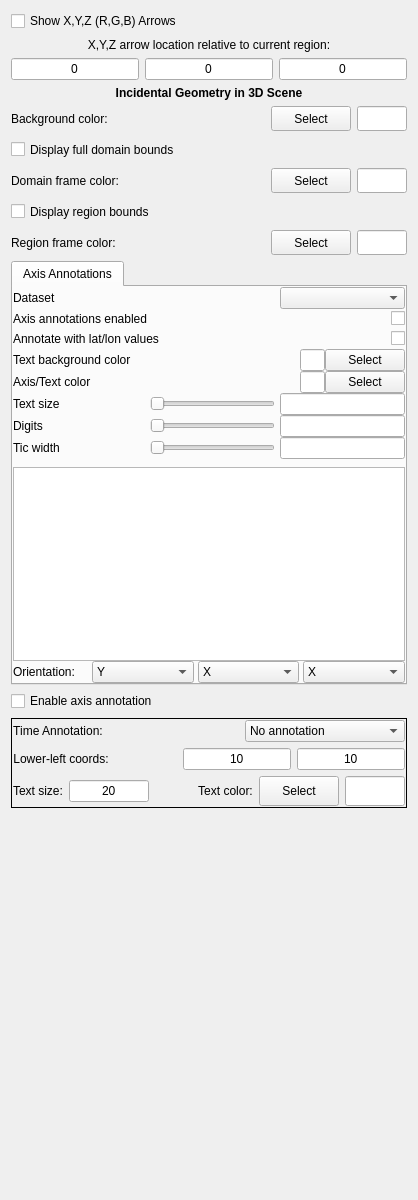
<?xml version="1.0" encoding="UTF-8"?>
<ui version="4.0">
 <class>vizFeaturesTab</class>
 <widget class="QWidget" name="vizFeaturesTab">
  <property name="geometry">
   <rect>
    <x>0</x>
    <y>0</y>
    <width>418</width>
    <height>1200</height>
   </rect>
  </property>
  <property name="minimumSize">
   <size>
    <width>418</width>
    <height>800</height>
   </size>
  </property>
  <property name="maximumSize">
   <size>
    <width>418</width>
    <height>1200</height>
   </size>
  </property>
  <property name="baseSize">
   <size>
    <width>415</width>
    <height>0</height>
   </size>
  </property>
  <property name="windowTitle">
   <string>Form1</string>
  </property>
  <property name="whatsThis">
   <string>&lt;html&gt;&lt;head/&gt;&lt;body&gt;&lt;p&gt;This panel specifies properties of each visualizer.  Additional information about this panel is available as a tooltip for each element.&lt;/p&gt;&lt;/body&gt;&lt;/html&gt;</string>
  </property>
  <layout class="QHBoxLayout" name="horizontalLayout_7">
   <item>
    <layout class="QVBoxLayout" name="verticalLayout_4">
     <property name="topMargin">
      <number>0</number>
     </property>
     <item>
      <layout class="QHBoxLayout">
       <item>
        <widget class="QCheckBox" name="axisArrowCheckbox">
         <property name="toolTip">
          <string>show colored X,Y,Z axes in scene</string>
         </property>
         <property name="text">
          <string>Show X,Y,Z (R,G,B) Arrows</string>
         </property>
        </widget>
       </item>
       <item>
        <spacer name="spacer21">
         <property name="orientation">
          <enum>Qt::Horizontal</enum>
         </property>
         <property name="sizeType">
          <enum>QSizePolicy::Expanding</enum>
         </property>
         <property name="sizeHint" stdset="0">
          <size>
           <width>81</width>
           <height>21</height>
          </size>
         </property>
        </spacer>
       </item>
      </layout>
     </item>
     <item>
      <widget class="QLabel" name="textLabel1_2">
       <property name="text">
        <string>X,Y,Z arrow location relative to current region:</string>
       </property>
       <property name="alignment">
        <set>Qt::AlignCenter</set>
       </property>
       <property name="wordWrap">
        <bool>false</bool>
       </property>
      </widget>
     </item>
     <item>
      <layout class="QHBoxLayout">
       <item>
        <widget class="QLineEdit" name="arrowXEdit">
         <property name="toolTip">
          <string>Specify x-coord of axis relative to region in [0,1]</string>
         </property>
         <property name="text">
          <string>0</string>
         </property>
         <property name="alignment">
          <set>Qt::AlignHCenter</set>
         </property>
        </widget>
       </item>
       <item>
        <widget class="QLineEdit" name="arrowYEdit">
         <property name="toolTip">
          <string>Specify y-coord of axis relative to region in [0,1]</string>
         </property>
         <property name="text">
          <string>0</string>
         </property>
         <property name="alignment">
          <set>Qt::AlignHCenter</set>
         </property>
        </widget>
       </item>
       <item>
        <widget class="QLineEdit" name="arrowZEdit">
         <property name="toolTip">
          <string>Specify z-coord of axis relative to region in [0,1]</string>
         </property>
         <property name="text">
          <string>0</string>
         </property>
         <property name="alignment">
          <set>Qt::AlignHCenter</set>
         </property>
        </widget>
       </item>
      </layout>
     </item>
     <item>
      <widget class="QLabel" name="textLabel2_2">
       <property name="text">
        <string>&lt;b&gt;Incidental Geometry in 3D Scene&lt;/b&gt;</string>
       </property>
       <property name="alignment">
        <set>Qt::AlignCenter</set>
       </property>
       <property name="wordWrap">
        <bool>true</bool>
       </property>
      </widget>
     </item>
     <item>
      <layout class="QHBoxLayout" name="_4">
       <item>
        <widget class="QLabel" name="textLabel2_3">
         <property name="minimumSize">
          <size>
           <width>150</width>
           <height>25</height>
          </size>
         </property>
         <property name="text">
          <string>Background color:</string>
         </property>
         <property name="alignment">
          <set>Qt::AlignLeading|Qt::AlignLeft|Qt::AlignVCenter</set>
         </property>
         <property name="wordWrap">
          <bool>false</bool>
         </property>
        </widget>
       </item>
       <item>
        <spacer name="spacer87">
         <property name="orientation">
          <enum>Qt::Horizontal</enum>
         </property>
         <property name="sizeType">
          <enum>QSizePolicy::Expanding</enum>
         </property>
         <property name="sizeHint" stdset="0">
          <size>
           <width>31</width>
           <height>21</height>
          </size>
         </property>
        </spacer>
       </item>
       <item>
        <widget class="QPushButton" name="backgroundColorButton">
         <property name="minimumSize">
          <size>
           <width>68</width>
           <height>25</height>
          </size>
         </property>
         <property name="toolTip">
          <string>Click to edit the background color</string>
         </property>
         <property name="text">
          <string>Select</string>
         </property>
         <property name="autoDefault">
          <bool>false</bool>
         </property>
        </widget>
       </item>
       <item>
        <widget class="QLineEdit" name="backgroundColorEdit">
         <property name="minimumSize">
          <size>
           <width>25</width>
           <height>25</height>
          </size>
         </property>
         <property name="maximumSize">
          <size>
           <width>50</width>
           <height>16777215</height>
          </size>
         </property>
         <property name="readOnly">
          <bool>true</bool>
         </property>
        </widget>
       </item>
      </layout>
     </item>
     <item>
      <layout class="QHBoxLayout" name="_5">
       <item>
        <widget class="QCheckBox" name="domainFrameCheckbox">
         <property name="minimumSize">
          <size>
           <width>0</width>
           <height>25</height>
          </size>
         </property>
         <property name="toolTip">
          <string>Turn on/off wireframe display of full data domain</string>
         </property>
         <property name="text">
          <string>Display full domain bounds</string>
         </property>
        </widget>
       </item>
       <item>
        <spacer name="spacer23">
         <property name="orientation">
          <enum>Qt::Horizontal</enum>
         </property>
         <property name="sizeType">
          <enum>QSizePolicy::Expanding</enum>
         </property>
         <property name="sizeHint" stdset="0">
          <size>
           <width>61</width>
           <height>20</height>
          </size>
         </property>
        </spacer>
       </item>
      </layout>
     </item>
     <item>
      <layout class="QHBoxLayout" name="_6">
       <item>
        <widget class="QLabel" name="textLabel2_2_2">
         <property name="minimumSize">
          <size>
           <width>150</width>
           <height>25</height>
          </size>
         </property>
         <property name="text">
          <string>Domain frame color:</string>
         </property>
         <property name="alignment">
          <set>Qt::AlignLeading|Qt::AlignLeft|Qt::AlignVCenter</set>
         </property>
         <property name="wordWrap">
          <bool>false</bool>
         </property>
         <property name="indent">
          <number>0</number>
         </property>
        </widget>
       </item>
       <item>
        <spacer name="spacer54">
         <property name="orientation">
          <enum>Qt::Horizontal</enum>
         </property>
         <property name="sizeType">
          <enum>QSizePolicy::Expanding</enum>
         </property>
         <property name="sizeHint" stdset="0">
          <size>
           <width>31</width>
           <height>20</height>
          </size>
         </property>
        </spacer>
       </item>
       <item>
        <widget class="QPushButton" name="domainColorButton">
         <property name="minimumSize">
          <size>
           <width>68</width>
           <height>25</height>
          </size>
         </property>
         <property name="toolTip">
          <string>click to specify color of domain frame</string>
         </property>
         <property name="text">
          <string>Select</string>
         </property>
         <property name="autoDefault">
          <bool>false</bool>
         </property>
        </widget>
       </item>
       <item>
        <widget class="QLineEdit" name="domainColorEdit">
         <property name="minimumSize">
          <size>
           <width>25</width>
           <height>25</height>
          </size>
         </property>
         <property name="maximumSize">
          <size>
           <width>50</width>
           <height>16777215</height>
          </size>
         </property>
         <property name="readOnly">
          <bool>true</bool>
         </property>
        </widget>
       </item>
      </layout>
     </item>
     <item>
      <layout class="QHBoxLayout" name="_7">
       <item>
        <widget class="QCheckBox" name="regionFrameCheckbox">
         <property name="minimumSize">
          <size>
           <width>0</width>
           <height>25</height>
          </size>
         </property>
         <property name="toolTip">
          <string>turn on/off wireframe display of current subregion</string>
         </property>
         <property name="text">
          <string>Display region bounds</string>
         </property>
        </widget>
       </item>
       <item>
        <spacer name="spacer25_4">
         <property name="orientation">
          <enum>Qt::Horizontal</enum>
         </property>
         <property name="sizeType">
          <enum>QSizePolicy::Expanding</enum>
         </property>
         <property name="sizeHint" stdset="0">
          <size>
           <width>81</width>
           <height>20</height>
          </size>
         </property>
        </spacer>
       </item>
      </layout>
     </item>
     <item>
      <layout class="QHBoxLayout" name="_8">
       <item>
        <widget class="QLabel" name="textLabel2_6">
         <property name="minimumSize">
          <size>
           <width>150</width>
           <height>25</height>
          </size>
         </property>
         <property name="text">
          <string>Region frame color:</string>
         </property>
         <property name="alignment">
          <set>Qt::AlignLeading|Qt::AlignLeft|Qt::AlignVCenter</set>
         </property>
         <property name="wordWrap">
          <bool>false</bool>
         </property>
         <property name="indent">
          <number>0</number>
         </property>
        </widget>
       </item>
       <item>
        <spacer name="spacer52">
         <property name="orientation">
          <enum>Qt::Horizontal</enum>
         </property>
         <property name="sizeType">
          <enum>QSizePolicy::Expanding</enum>
         </property>
         <property name="sizeHint" stdset="0">
          <size>
           <width>31</width>
           <height>20</height>
          </size>
         </property>
        </spacer>
       </item>
       <item>
        <widget class="QPushButton" name="regionColorButton">
         <property name="enabled">
          <bool>true</bool>
         </property>
         <property name="minimumSize">
          <size>
           <width>68</width>
           <height>25</height>
          </size>
         </property>
         <property name="toolTip">
          <string>Click to specify color of subregionframe</string>
         </property>
         <property name="text">
          <string>Select</string>
         </property>
         <property name="autoDefault">
          <bool>false</bool>
         </property>
        </widget>
       </item>
       <item>
        <widget class="QLineEdit" name="regionColorEdit">
         <property name="minimumSize">
          <size>
           <width>25</width>
           <height>25</height>
          </size>
         </property>
         <property name="maximumSize">
          <size>
           <width>50</width>
           <height>16777215</height>
          </size>
         </property>
         <property name="readOnly">
          <bool>true</bool>
         </property>
        </widget>
       </item>
      </layout>
     </item>
     <item>
      <widget class="QTabWidget" name="tabWidget">
       <property name="currentIndex">
        <number>0</number>
       </property>
       <widget class="QWidget" name="tab">
        <attribute name="title">
         <string>Axis Annotations</string>
        </attribute>
        <layout class="QVBoxLayout" name="verticalLayout">
         <property name="spacing">
          <number>0</number>
         </property>
         <property name="leftMargin">
          <number>0</number>
         </property>
         <property name="topMargin">
          <number>0</number>
         </property>
         <property name="rightMargin">
          <number>0</number>
         </property>
         <property name="bottomMargin">
          <number>0</number>
         </property>
         <item>
          <layout class="QHBoxLayout" name="horizontalLayout_3">
           <property name="spacing">
            <number>5</number>
           </property>
           <property name="topMargin">
            <number>0</number>
           </property>
           <item>
            <widget class="QLabel" name="label_8">
             <property name="text">
              <string>Dataset</string>
             </property>
            </widget>
           </item>
           <item>
            <spacer name="horizontalSpacer_7">
             <property name="orientation">
              <enum>Qt::Horizontal</enum>
             </property>
             <property name="sizeHint" stdset="0">
              <size>
               <width>40</width>
               <height>20</height>
              </size>
             </property>
            </spacer>
           </item>
           <item>
            <widget class="QComboBox" name="dataMgrSelectorCombo">
             <property name="minimumSize">
              <size>
               <width>125</width>
               <height>0</height>
              </size>
             </property>
             <property name="maximumSize">
              <size>
               <width>125</width>
               <height>16777215</height>
              </size>
             </property>
            </widget>
           </item>
          </layout>
         </item>
         <item>
          <layout class="QHBoxLayout" name="horizontalLayout">
           <property name="spacing">
            <number>0</number>
           </property>
           <property name="topMargin">
            <number>0</number>
           </property>
           <item>
            <widget class="QLabel" name="label">
             <property name="text">
              <string>Axis annotations enabled</string>
             </property>
            </widget>
           </item>
           <item>
            <spacer name="horizontalSpacer">
             <property name="orientation">
              <enum>Qt::Horizontal</enum>
             </property>
             <property name="sizeHint" stdset="0">
              <size>
               <width>40</width>
               <height>20</height>
              </size>
             </property>
            </spacer>
           </item>
           <item>
            <widget class="QCheckBox" name="axisAnnotationEnabledCheckbox">
             <property name="text">
              <string/>
             </property>
            </widget>
           </item>
          </layout>
         </item>
         <item>
          <layout class="QHBoxLayout" name="horizontalLayout_2">
           <property name="spacing">
            <number>0</number>
           </property>
           <property name="topMargin">
            <number>0</number>
           </property>
           <item>
            <widget class="QLabel" name="label_2">
             <property name="text">
              <string>Annotate with lat/lon values</string>
             </property>
            </widget>
           </item>
           <item>
            <spacer name="horizontalSpacer_2">
             <property name="orientation">
              <enum>Qt::Horizontal</enum>
             </property>
             <property name="sizeHint" stdset="0">
              <size>
               <width>40</width>
               <height>20</height>
              </size>
             </property>
            </spacer>
           </item>
           <item>
            <widget class="QCheckBox" name="latLonAnnotationCheckbox">
             <property name="text">
              <string/>
             </property>
            </widget>
           </item>
          </layout>
         </item>
         <item>
          <layout class="QHBoxLayout" name="horizontalLayout_4">
           <property name="spacing">
            <number>0</number>
           </property>
           <property name="topMargin">
            <number>0</number>
           </property>
           <item>
            <widget class="QLabel" name="label_9">
             <property name="text">
              <string>Text background color</string>
             </property>
            </widget>
           </item>
           <item>
            <spacer name="horizontalSpacer_8">
             <property name="orientation">
              <enum>Qt::Horizontal</enum>
             </property>
             <property name="sizeHint" stdset="0">
              <size>
               <width>40</width>
               <height>20</height>
              </size>
             </property>
            </spacer>
           </item>
           <item>
            <widget class="QLineEdit" name="axisTextBackgroundEdit">
             <property name="maximumSize">
              <size>
               <width>25</width>
               <height>16777215</height>
              </size>
             </property>
            </widget>
           </item>
           <item>
            <widget class="QPushButton" name="axisTextBackgroundButton">
             <property name="text">
              <string>Select</string>
             </property>
            </widget>
           </item>
          </layout>
         </item>
         <item>
          <layout class="QHBoxLayout" name="horizontalLayout_6">
           <property name="spacing">
            <number>0</number>
           </property>
           <property name="topMargin">
            <number>0</number>
           </property>
           <item>
            <widget class="QLabel" name="label_3">
             <property name="text">
              <string>Axis/Text color</string>
             </property>
            </widget>
           </item>
           <item>
            <spacer name="horizontalSpacer_3">
             <property name="orientation">
              <enum>Qt::Horizontal</enum>
             </property>
             <property name="sizeHint" stdset="0">
              <size>
               <width>40</width>
               <height>20</height>
              </size>
             </property>
            </spacer>
           </item>
           <item>
            <widget class="QLineEdit" name="axisColorEdit">
             <property name="maximumSize">
              <size>
               <width>25</width>
               <height>16777215</height>
              </size>
             </property>
            </widget>
           </item>
           <item>
            <widget class="QPushButton" name="axisColorButton">
             <property name="text">
              <string>Select</string>
             </property>
            </widget>
           </item>
          </layout>
         </item>
         <item>
          <layout class="QHBoxLayout" name="horizontalLayout_9">
           <property name="spacing">
            <number>5</number>
           </property>
           <property name="topMargin">
            <number>0</number>
           </property>
           <item>
            <widget class="QLabel" name="label_4">
             <property name="text">
              <string>Text size</string>
             </property>
            </widget>
           </item>
           <item>
            <spacer name="horizontalSpacer_4">
             <property name="orientation">
              <enum>Qt::Horizontal</enum>
             </property>
             <property name="sizeHint" stdset="0">
              <size>
               <width>40</width>
               <height>20</height>
              </size>
             </property>
            </spacer>
           </item>
           <item>
            <widget class="QSlider" name="axisTextSizeSlider">
             <property name="minimumSize">
              <size>
               <width>125</width>
               <height>0</height>
              </size>
             </property>
             <property name="maximumSize">
              <size>
               <width>125</width>
               <height>16777215</height>
              </size>
             </property>
             <property name="orientation">
              <enum>Qt::Horizontal</enum>
             </property>
            </widget>
           </item>
           <item>
            <widget class="QLineEdit" name="axisTextSizeEdit">
             <property name="minimumSize">
              <size>
               <width>125</width>
               <height>0</height>
              </size>
             </property>
             <property name="maximumSize">
              <size>
               <width>125</width>
               <height>16777215</height>
              </size>
             </property>
             <property name="layoutDirection">
              <enum>Qt::LeftToRight</enum>
             </property>
             <property name="alignment">
              <set>Qt::AlignCenter</set>
             </property>
            </widget>
           </item>
          </layout>
         </item>
         <item>
          <layout class="QHBoxLayout" name="horizontalLayout_10">
           <property name="spacing">
            <number>5</number>
           </property>
           <property name="topMargin">
            <number>0</number>
           </property>
           <item>
            <widget class="QLabel" name="label_5">
             <property name="text">
              <string>Digits</string>
             </property>
            </widget>
           </item>
           <item>
            <spacer name="horizontalSpacer_5">
             <property name="orientation">
              <enum>Qt::Horizontal</enum>
             </property>
             <property name="sizeHint" stdset="0">
              <size>
               <width>40</width>
               <height>20</height>
              </size>
             </property>
            </spacer>
           </item>
           <item>
            <widget class="QSlider" name="axisDigitsSlider">
             <property name="minimumSize">
              <size>
               <width>125</width>
               <height>0</height>
              </size>
             </property>
             <property name="maximumSize">
              <size>
               <width>125</width>
               <height>16777215</height>
              </size>
             </property>
             <property name="orientation">
              <enum>Qt::Horizontal</enum>
             </property>
            </widget>
           </item>
           <item>
            <widget class="QLineEdit" name="axisDigitsEdit">
             <property name="minimumSize">
              <size>
               <width>125</width>
               <height>0</height>
              </size>
             </property>
             <property name="maximumSize">
              <size>
               <width>125</width>
               <height>16777215</height>
              </size>
             </property>
             <property name="layoutDirection">
              <enum>Qt::LeftToRight</enum>
             </property>
             <property name="alignment">
              <set>Qt::AlignCenter</set>
             </property>
            </widget>
           </item>
          </layout>
         </item>
         <item>
          <layout class="QHBoxLayout" name="horizontalLayout_11">
           <property name="spacing">
            <number>5</number>
           </property>
           <property name="topMargin">
            <number>0</number>
           </property>
           <property name="bottomMargin">
            <number>8</number>
           </property>
           <item>
            <widget class="QLabel" name="label_6">
             <property name="text">
              <string>Tic width</string>
             </property>
            </widget>
           </item>
           <item>
            <spacer name="horizontalSpacer_6">
             <property name="orientation">
              <enum>Qt::Horizontal</enum>
             </property>
             <property name="sizeHint" stdset="0">
              <size>
               <width>40</width>
               <height>20</height>
              </size>
             </property>
            </spacer>
           </item>
           <item>
            <widget class="QSlider" name="ticWidthSlider">
             <property name="minimumSize">
              <size>
               <width>125</width>
               <height>0</height>
              </size>
             </property>
             <property name="maximumSize">
              <size>
               <width>125</width>
               <height>16777215</height>
              </size>
             </property>
             <property name="orientation">
              <enum>Qt::Horizontal</enum>
             </property>
            </widget>
           </item>
           <item>
            <widget class="QLineEdit" name="ticWidthEdit">
             <property name="minimumSize">
              <size>
               <width>125</width>
               <height>0</height>
              </size>
             </property>
             <property name="maximumSize">
              <size>
               <width>125</width>
               <height>16777215</height>
              </size>
             </property>
             <property name="layoutDirection">
              <enum>Qt::LeftToRight</enum>
             </property>
             <property name="alignment">
              <set>Qt::AlignCenter</set>
             </property>
            </widget>
           </item>
          </layout>
         </item>
         <item>
          <widget class="QTableWidget" name="axisAnnotationTable"/>
         </item>
         <item>
          <layout class="QHBoxLayout" name="horizontalLayout_8">
           <property name="spacing">
            <number>4</number>
           </property>
           <property name="topMargin">
            <number>0</number>
           </property>
           <item>
            <widget class="QLabel" name="label_7">
             <property name="minimumSize">
              <size>
               <width>75</width>
               <height>0</height>
              </size>
             </property>
             <property name="maximumSize">
              <size>
               <width>75</width>
               <height>16777215</height>
              </size>
             </property>
             <property name="text">
              <string>Orientation:</string>
             </property>
            </widget>
           </item>
           <item>
            <widget class="QComboBox" name="xTicOrientationCombo">
             <item>
              <property name="text">
               <string>Y</string>
              </property>
             </item>
             <item>
              <property name="text">
               <string>Z</string>
              </property>
             </item>
            </widget>
           </item>
           <item>
            <widget class="QComboBox" name="yTicOrientationCombo">
             <item>
              <property name="text">
               <string>X</string>
              </property>
             </item>
             <item>
              <property name="text">
               <string>Z</string>
              </property>
             </item>
            </widget>
           </item>
           <item>
            <widget class="QComboBox" name="zTicOrientationCombo">
             <item>
              <property name="text">
               <string>X</string>
              </property>
             </item>
             <item>
              <property name="text">
               <string>Y</string>
              </property>
             </item>
            </widget>
           </item>
          </layout>
         </item>
        </layout>
       </widget>
      </widget>
     </item>
     <item>
      <layout class="QHBoxLayout">
       <item>
        <widget class="QCheckBox" name="axisAnnotationCheckbox">
         <property name="toolTip">
          <string>Check to provide axes with coordinates and tic marks</string>
         </property>
         <property name="whatsThis">
          <string>Check this checkbox to provide coordinate axes and to specify how the axes will be marked and labelled.</string>
         </property>
         <property name="text">
          <string>Enable axis annotation</string>
         </property>
        </widget>
       </item>
       <item>
        <spacer name="spacer21_2">
         <property name="orientation">
          <enum>Qt::Horizontal</enum>
         </property>
         <property name="sizeType">
          <enum>QSizePolicy::Expanding</enum>
         </property>
         <property name="sizeHint" stdset="0">
          <size>
           <width>81</width>
           <height>21</height>
          </size>
         </property>
        </spacer>
       </item>
      </layout>
     </item>
     <item>
      <widget class="QFrame" name="timeframe">
       <property name="whatsThis">
        <string>Each frame of an animation can be identified with either the time step number or (with WRF data) the date/time stamp of the data in the image.</string>
       </property>
       <property name="frameShape">
        <enum>QFrame::Box</enum>
       </property>
       <property name="frameShadow">
        <enum>QFrame::Plain</enum>
       </property>
       <layout class="QHBoxLayout">
        <property name="spacing">
         <number>1</number>
        </property>
        <property name="leftMargin">
         <number>1</number>
        </property>
        <property name="topMargin">
         <number>1</number>
        </property>
        <property name="rightMargin">
         <number>1</number>
        </property>
        <property name="bottomMargin">
         <number>1</number>
        </property>
        <item>
         <layout class="QVBoxLayout">
          <item>
           <layout class="QHBoxLayout">
            <item>
             <widget class="QLabel" name="textLabel1_5">
              <property name="text">
               <string>Time Annotation:</string>
              </property>
              <property name="alignment">
               <set>Qt::AlignCenter</set>
              </property>
              <property name="wordWrap">
               <bool>false</bool>
              </property>
             </widget>
            </item>
            <item>
             <spacer name="spacer44">
              <property name="orientation">
               <enum>Qt::Horizontal</enum>
              </property>
              <property name="sizeType">
               <enum>QSizePolicy::Expanding</enum>
              </property>
              <property name="sizeHint" stdset="0">
               <size>
                <width>21</width>
                <height>20</height>
               </size>
              </property>
             </spacer>
            </item>
            <item>
             <widget class="QComboBox" name="timeCombo">
              <property name="sizePolicy">
               <sizepolicy hsizetype="MinimumExpanding" vsizetype="Fixed">
                <horstretch>0</horstretch>
                <verstretch>0</verstretch>
               </sizepolicy>
              </property>
              <property name="minimumSize">
               <size>
                <width>160</width>
                <height>0</height>
               </size>
              </property>
              <property name="toolTip">
               <string>specify time annotation type</string>
              </property>
              <property name="currentIndex">
               <number>0</number>
              </property>
              <property name="maxCount">
               <number>4</number>
              </property>
              <item>
               <property name="text">
                <string>No annotation</string>
               </property>
              </item>
              <item>
               <property name="text">
                <string>Time step number</string>
               </property>
              </item>
              <item>
               <property name="text">
                <string>User time</string>
               </property>
              </item>
              <item>
               <property name="text">
                <string>Formatted date/time</string>
               </property>
              </item>
             </widget>
            </item>
           </layout>
          </item>
          <item>
           <layout class="QHBoxLayout">
            <item>
             <widget class="QLabel" name="textLabel2_8">
              <property name="toolTip">
               <string>Specify lower-left coordinate of time annotation relative to visualizer size</string>
              </property>
              <property name="text">
               <string>Lower-left coords:</string>
              </property>
              <property name="alignment">
               <set>Qt::AlignCenter</set>
              </property>
              <property name="wordWrap">
               <bool>false</bool>
              </property>
             </widget>
            </item>
            <item>
             <spacer name="spacer45">
              <property name="orientation">
               <enum>Qt::Horizontal</enum>
              </property>
              <property name="sizeType">
               <enum>QSizePolicy::Expanding</enum>
              </property>
              <property name="sizeHint" stdset="0">
               <size>
                <width>20</width>
                <height>20</height>
               </size>
              </property>
             </spacer>
            </item>
            <item>
             <widget class="QLineEdit" name="timeLLXEdit">
              <property name="toolTip">
               <string>Specify lower-left coordinate of time annotation relative to visualizer size</string>
              </property>
              <property name="text">
               <string>10</string>
              </property>
              <property name="alignment">
               <set>Qt::AlignHCenter</set>
              </property>
             </widget>
            </item>
            <item>
             <widget class="QLineEdit" name="timeLLYEdit">
              <property name="toolTip">
               <string>Specify lower-left coordinate of time annotation relative to visualizer size</string>
              </property>
              <property name="text">
               <string>10</string>
              </property>
              <property name="alignment">
               <set>Qt::AlignHCenter</set>
              </property>
             </widget>
            </item>
           </layout>
          </item>
          <item>
           <layout class="QHBoxLayout">
            <item>
             <widget class="QLabel" name="textLabel2_7_2_5">
              <property name="text">
               <string>Text size:</string>
              </property>
              <property name="alignment">
               <set>Qt::AlignCenter</set>
              </property>
              <property name="wordWrap">
               <bool>false</bool>
              </property>
             </widget>
            </item>
            <item>
             <widget class="QLineEdit" name="timeSizeEdit">
              <property name="maximumSize">
               <size>
                <width>80</width>
                <height>16777215</height>
               </size>
              </property>
              <property name="toolTip">
               <string>Point size of time annotation</string>
              </property>
              <property name="text">
               <string>20</string>
              </property>
              <property name="alignment">
               <set>Qt::AlignHCenter</set>
              </property>
             </widget>
            </item>
            <item>
             <spacer name="spacer49">
              <property name="orientation">
               <enum>Qt::Horizontal</enum>
              </property>
              <property name="sizeType">
               <enum>QSizePolicy::Expanding</enum>
              </property>
              <property name="sizeHint" stdset="0">
               <size>
                <width>41</width>
                <height>20</height>
               </size>
              </property>
             </spacer>
            </item>
            <item>
             <widget class="QLabel" name="textLabel2_7_3">
              <property name="text">
               <string>Text color:</string>
              </property>
              <property name="alignment">
               <set>Qt::AlignCenter</set>
              </property>
              <property name="wordWrap">
               <bool>false</bool>
              </property>
             </widget>
            </item>
            <item>
             <widget class="QPushButton" name="timeColorButton">
              <property name="minimumSize">
               <size>
                <width>50</width>
                <height>30</height>
               </size>
              </property>
              <property name="maximumSize">
               <size>
                <width>100</width>
                <height>16777215</height>
               </size>
              </property>
              <property name="toolTip">
               <string>click to specify color of time annotation</string>
              </property>
              <property name="text">
               <string>Select</string>
              </property>
              <property name="autoDefault">
               <bool>false</bool>
              </property>
             </widget>
            </item>
            <item>
             <widget class="QLineEdit" name="timeColorEdit">
              <property name="minimumSize">
               <size>
                <width>40</width>
                <height>30</height>
               </size>
              </property>
              <property name="maximumSize">
               <size>
                <width>60</width>
                <height>16777215</height>
               </size>
              </property>
              <property name="readOnly">
               <bool>true</bool>
              </property>
             </widget>
            </item>
           </layout>
          </item>
         </layout>
        </item>
       </layout>
      </widget>
     </item>
     <item>
      <spacer name="spacer13">
       <property name="orientation">
        <enum>Qt::Vertical</enum>
       </property>
       <property name="sizeType">
        <enum>QSizePolicy::Expanding</enum>
       </property>
       <property name="sizeHint" stdset="0">
        <size>
         <width>18</width>
         <height>13</height>
        </size>
       </property>
      </spacer>
     </item>
    </layout>
   </item>
  </layout>
 </widget>
 <layoutdefault spacing="6" margin="11"/>
 <resources/>
 <connections/>
</ui>
